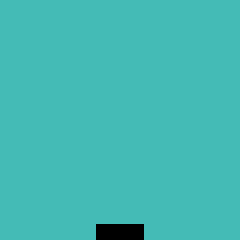

This game map was drawn from its Tiled (.tmx) file and the tilesets committed beside it. A one-line description and the full map source follow:
An orthogonal 15x15 tile map with 16x16 px tiles, 1 tile layer (Tile Layer 1).

<map version="1.2" tiledversion="1.2.4" orientation="orthogonal" renderorder="left-down" width="15" height="15" tilewidth="16" tileheight="16" infinite="0" nextlayerid="2" nextobjectid="1">
 <tileset firstgid="1" source="base tileset.tsx" />
 <layer id="1" name="Tile Layer 1" width="15" height="15">
  <data encoding="csv">
1702,1702,1702,1702,1702,1702,1702,1702,1702,1702,1702,1702,1702,1702,1702,
1702,1702,1702,1702,1702,1702,1702,1702,1702,1702,1702,1702,1702,1702,1702,
1702,1702,1702,1702,1702,1702,1702,1702,1702,1702,1702,1702,1702,1702,1702,
1702,1702,1702,1702,1702,1702,1702,1702,1702,1702,1702,1702,1702,1702,1702,
1702,1702,1702,1702,1702,1702,1702,1702,1702,1702,1702,1702,1702,1702,1702,
1702,1702,1702,1702,1702,1702,1702,1702,1702,1702,1702,1702,1702,1702,1702,
1702,1702,1702,1702,1702,1702,1702,1702,1702,1702,1702,1702,1702,1702,1702,
1702,1702,1702,1702,1702,1702,1702,1702,1702,1702,1702,1702,1702,1702,1702,
1702,1702,1702,1702,1702,1702,1702,1702,1702,1702,1702,1702,1702,1702,1702,
1702,1702,1702,1702,1702,1702,1702,1702,1702,1702,1702,1702,1702,1702,1702,
1702,1702,1702,1702,1702,1702,1702,1702,1702,1702,1702,1702,1702,1702,1702,
1702,1702,1702,1702,1702,1702,1702,1702,1702,1702,1702,1702,1702,1702,1702,
1702,1702,1702,1702,1702,1702,1702,1702,1702,1702,1702,1702,1702,1702,1702,
1702,1702,1702,1702,1702,1702,1702,1702,1702,1702,1702,1702,1702,1702,1702,
1702,1702,1702,1702,1702,1702,0,0,0,1702,1702,1702,1702,1702,1702
</data>
 </layer>
</map>
